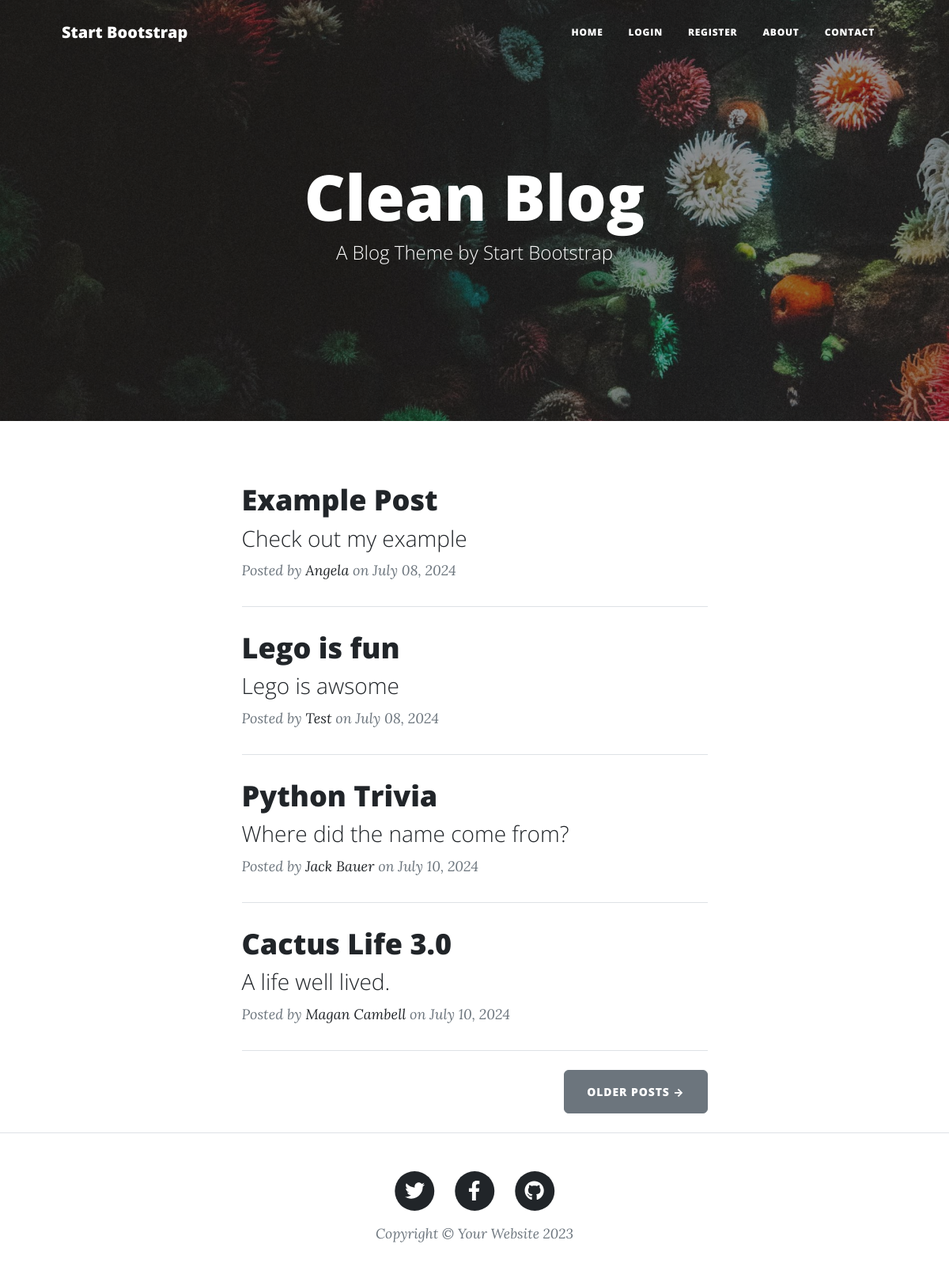
The page / on the database its author committed.
### main.py (models this page shows)
class Post(db.Model):
    __tablename__ = "posts"
    id: Mapped[int] = mapped_column(Integer, primary_key=True)
    author_id: Mapped[int] = mapped_column(Integer, ForeignKey('users.id'))
    author: Mapped["User"] = relationship('User', back_populates='posts')
    title: Mapped[str] = mapped_column(
        String(250), unique=True, nullable=False)
    subtitle: Mapped[str] = mapped_column(String(250), nullable=False)
    body: Mapped[str] = mapped_column(Text, nullable=False)
    image_url: Mapped[str] = mapped_column(String(250), nullable=False)
    date: Mapped[float] = mapped_column(String(250), nullable=False)
    comments: Mapped[List["Comment"]] = relationship('Comment', back_populates='post')

class User(UserMixin, db.Model):
    __tablename__ = "users"
    id: Mapped[int] = mapped_column(Integer, primary_key=True)
    email: Mapped[str] = mapped_column(String(100), unique=True)
    password: Mapped[str] = mapped_column(String(250))
    name: Mapped[str] = mapped_column(String(100))
    posts: Mapped[List["Post"]] = relationship('Post', back_populates='author')
    comments: Mapped[List["Comment"]] = relationship('Comment', back_populates='author')

### main.py (the view)
@app.route('/')
def get_all_posts():
    result = db.session.execute(db.select(Post).order_by(Post.date))
    all_posts = result.scalars().all()
    return render_template("index.html", logged_in=current_user.is_authenticated, posts=all_posts, user=current_user)

### templates/index.html (shortened to what this page needs)
    {% include "header.html" %}
    <header
      class="masthead"
      style="background-image: url('../static/assets/img/home-bg.jpg')"
    >
      <div class="container position-relative px-4 px-lg-5">
        <div class="row gx-4 gx-lg-5 justify-content-center">
          <div class="col-md-10 col-lg-8 col-xl-7">
            <div class="site-heading">
              {% if not logged_in: %}
              <h1>Clean Blog</h1>
              {% else %}
              <h1>{{ user.name }}'s Blog</h1>
              {% endif %}
              <span class="subheading">A Blog Theme by Start Bootstrap</span>
            </div>
          </div>
        </div>
      </div>
    </header>
    <div class="container px-4 px-lg-5">
      <div class="row gx-4 gx-lg-5 justify-content-center">
        <div class="col-md-10 col-lg-8 col-xl-7">
          {% for blog_post in posts: %}
          <div class="post-preview">
            <a href="{{ url_for('get_post', post_id=blog_post.id) }}">
              <h2 class="post-title">{{ blog_post.title }}</h2>
              <h3 class="post-subtitle">{{ blog_post.subtitle }}</h3>
            </a>
            <p class="post-meta">
              Posted by
              <a href="#">{{ blog_post.author.name }}</a>
              on {{ blog_post.date }}
            </p>
          </div>
          <hr class="my-4" />
          {% endfor %}
          <div class="d-flex justify-content-end mb-4">
            <a class="btn btn-secondary text-uppercase" href="{{ url_for('get_all_posts') }}"
              >Older Posts →</a
            >
          </div>
        </div>
      </div>
    </div>
    {% include "footer.html" %}

### templates/header.html (shortened to what this page needs)
<!DOCTYPE html>
<html lang="en">
  <head>
    {% block styles %}
    {{ bootstrap.load_css() }}
    <link rel="stylesheet" href="{{ url_for('static', filename='/css/styles.css') }}" />
    {% endblock %}
  </head>
  <body>
    <nav class="navbar navbar-expand-lg navbar-light" id="mainNav">
      <div class="container px-4 px-lg-5">
        <a class="navbar-brand" href="{{ url_for('get_all_posts') }}">Start Bootstrap</a>
        <div class="collapse navbar-collapse" id="navbarResponsive">
          <ul class="navbar-nav ms-auto py-4 py-lg-0">
            <li class="nav-item">
              <a class="nav-link px-lg-3 py-3 py-lg-4" href="{{ url_for('get_all_posts') }}"
                >Home</a
              >
            </li>
            {% if not logged_in: %}
            <li class="nav-item">
              <a class="nav-link px-lg-3 py-3 py-lg-4" href="{{ url_for('login') }}"
                >Login</a
              >
            </li>
            <li class="nav-item">
              <a class="nav-link px-lg-3 py-3 py-lg-4" href="{{ url_for('register') }}"
                >Register</a
              >
            </li>
            {% elif logged_in: %}
            <li class="nav-item">
              <a class="nav-link px-lg-3 py-3 py-lg-4" href="{{ url_for('logout') }}"
                >Log Out</a
              >
            </li>
            {% endif %}
            <li class="nav-item">
              <a class="nav-link px-lg-3 py-3 py-lg-4" href="{{ url_for('about') }}"
                >About</a
              >
            </li>
            <li class="nav-item">
              <a class="nav-link px-lg-3 py-3 py-lg-4" href="{{ url_for('contact') }}"
                >Contact</a
              >
            </li>
          </ul>
        </div>
      </div>
    </nav>

### templates/footer.html (shortened to what this page needs)
<footer class="border-top">
  <div class="container px-4 px-lg-5">
    <div class="row gx-4 gx-lg-5 justify-content-center">
      <div class="col-md-10 col-lg-8 col-xl-7">
        <ul class="list-inline text-center">
          <li class="list-inline-item">
            <a href="#!">
              <span class="fa-stack fa-lg">
                <i class="fas fa-circle fa-stack-2x"></i>
                <i class="fab fa-twitter fa-stack-1x fa-inverse"></i>
              </span>
            </a>
          </li>
          <li class="list-inline-item">
            <a href="#!">
              <span class="fa-stack fa-lg">
                <i class="fas fa-circle fa-stack-2x"></i>
                <i class="fab fa-facebook-f fa-stack-1x fa-inverse"></i>
              </span>
            </a>
          </li>
          <li class="list-inline-item">
            <a href="#!">
              <span class="fa-stack fa-lg">
                <i class="fas fa-circle fa-stack-2x"></i>
                <i class="fab fa-github fa-stack-1x fa-inverse"></i>
              </span>
            </a>
          </li>
        </ul>
        <div class="small text-center text-muted fst-italic">
          Copyright &copy; Your Website 2023
        </div>
      </div>
    </div>
  </div>
</footer>
</body>
</html>

### rows shown on the page
Post: title "Example Post", subtitle "Check out my example", author.name "Angela", date "July 08, 2024"
Post: title "Lego is fun", subtitle "Lego is awsome", author.name "Test", date "July 08, 2024"
Post: title "Python Trivia", subtitle "Where did the name come from?", author.name "Jack Bauer", date "July 10, 2024"
Post: title "Cactus Life 3.0", subtitle "A life well lived.", author.name "Magan Cambell", date "July 10, 2024"
